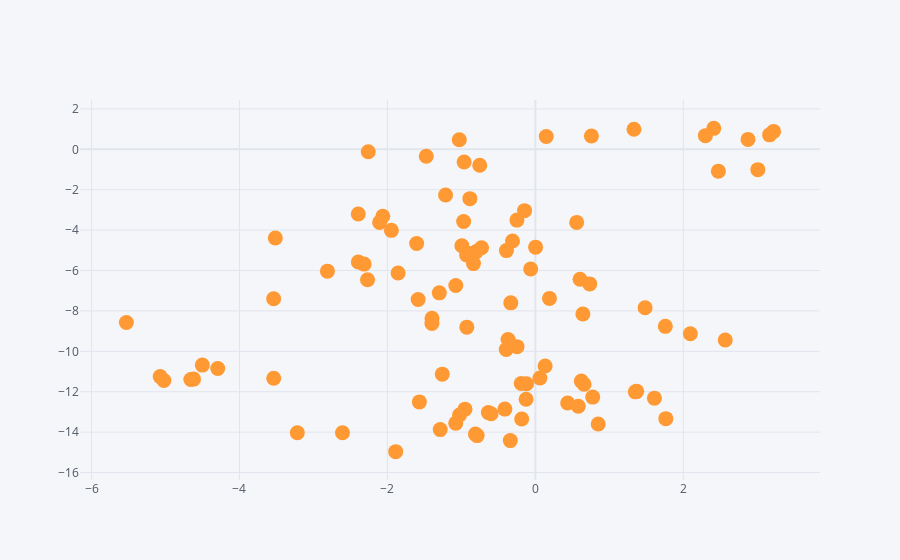

Notebook code for this chart:
### Code cell
#Necesito poner mode = markers para poder ver los puntos y no lineas conectadas. 
df.iplot( x = "A", y = "B", mode = 'markers', kind = 'scatter', size = 15)
